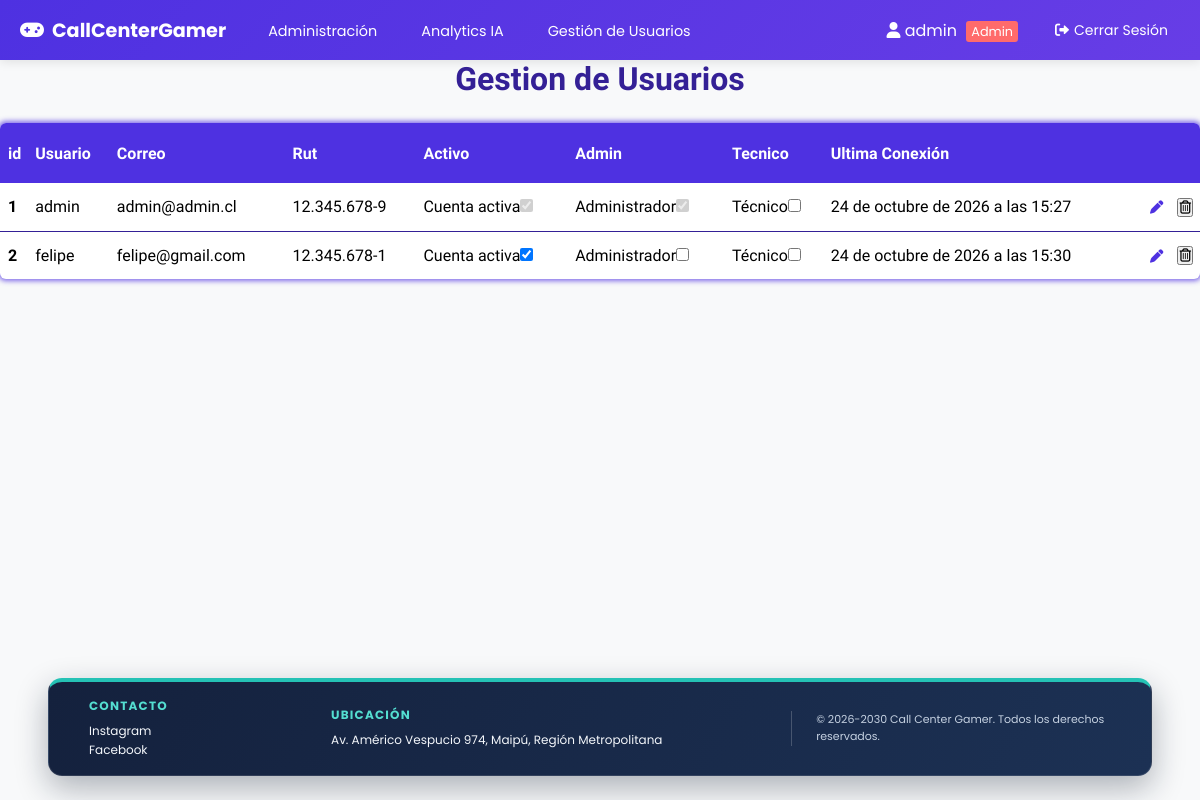
/GestionUsuarios/ (signed in), run on an earlier commit of the app's database.
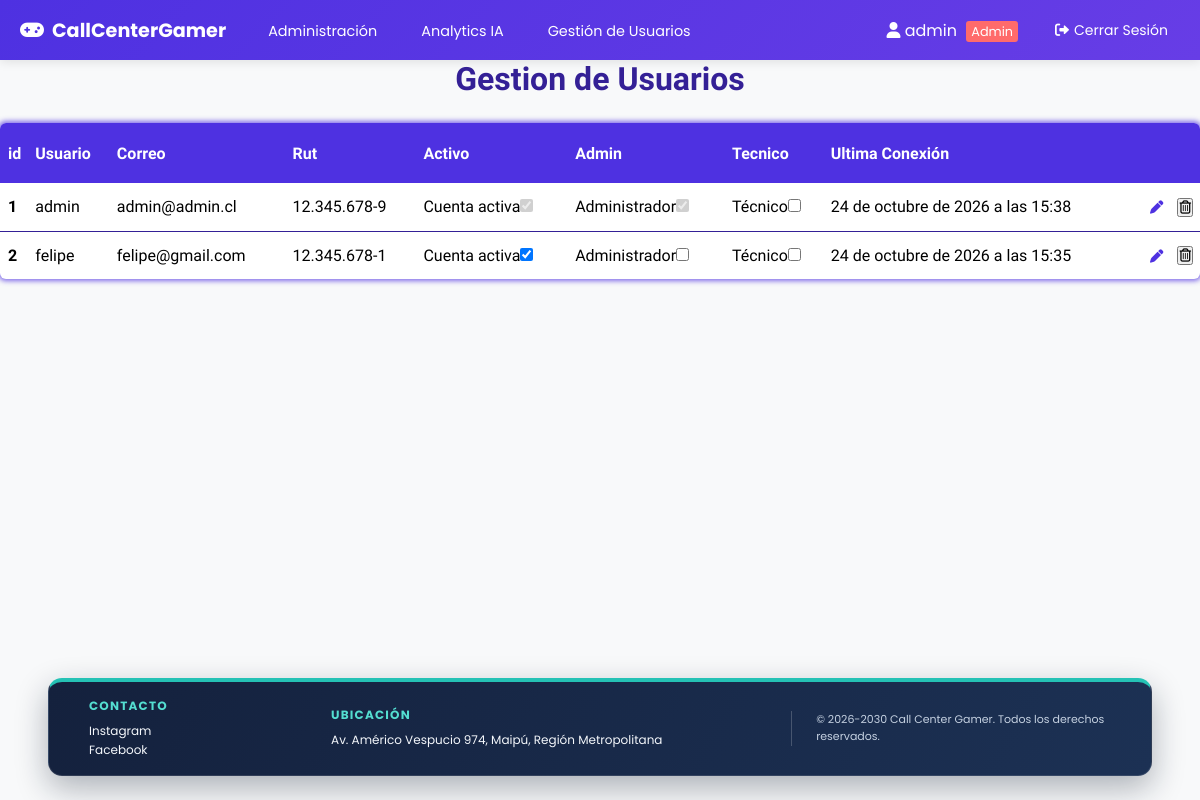
And on a later commit of the database.
### online/models.py (models this page shows, shortened)
class Usuario(AbstractBaseUser):
    nombre = models.CharField(
        verbose_name="Nombre", max_length=30, blank=True, null=True
    )
    apellido = models.CharField(
        verbose_name="Apellido", max_length=30, blank=True, null=True
    )
    rut = models.CharField(
        verbose_name="RUT", max_length=12, unique=True, blank=True, null=True
    )
    correo = models.EmailField(
        verbose_name="Correo electrónico",
        max_length=70,
        unique=True,
    )
    usuario = models.CharField(
        verbose_name="Usuario",
        max_length=50,
        unique=True,
    )
    fecha_nacimiento = models.DateField(
        verbose_name="Fecha de nacimiento", null=True, blank=True
    )
    activo = models.BooleanField(default=True)
    admin = models.BooleanField(default=False)
    tecnico = models.BooleanField(default=False)
    USERNAME_FIELD = "usuario"
    REQUIRED_FIELDS = ["correo"]
    objects = UserManager()
    @property
    def is_active(self):
        return self.activo

### administracion/views.py (the view, shortened to what this page needs)
# urls.py: path("GestionUsuarios/", GestionUsuarios, name="gestion_usuarios"),
@login_required
def GestionUsuarios(request: HttpRequest) -> HttpResponse:
    usuario: object = request.user
    assert isinstance(usuario, Usuario)
    es_admin: int = usuario.admin
    es_tecnico: int = usuario.tecnico
    if not es_admin and not es_tecnico:
        usuario_id: Any | None = usuario.pk
        return redirect(f"/Inicio/{usuario_id}")
    Usuarios: QuerySet[Usuario] = Usuario.objects.all()
    return render(
        request       = request,
        template_name = "GestionUsuarios.html",
        context       = {"Usuarios": Usuarios},
    )

### administracion/templates/GestionUsuarios.html (shortened to what this page needs)
{% extends "componentes/header.html" %}
{% load static %}
{% block links%}
<link rel="stylesheet" href="{% static 'gestion.css' %}">
{% endblock %}
    {% if user.is_authenticated %}
    {% block content %}
        <h1 id="Titulo">Gestion de Usuarios</h1>
        <div class="Container">
            <table class="table">
                <thead>
                  <tr>
                    <th scope="col">id</th>
                    <th scope="col">Usuario</th>
                    <th scope="col">Correo</th>
                    <th scope="col">Rut</th>
                    <th scope="col">Activo</th>
                    <th scope="col">Admin</th>
                    <th scope="col">Tecnico</th>
                    <th scope="col">Ultima Conexión</th>
                    <th scope="col"></th>
                    <th></th>
                  </tr>
                </thead>
                <tbody>
                {% for Usuario in Usuarios %}
                    <tr>
                        <th scope="row">{{ Usuario.id }}</th>
                        <td>
                            {{ Usuario.usuario }}
                        </td>
                        <td>{{ Usuario.correo }}</td>
                        <td>{{ Usuario.rut }}</td>
                        {% if Usuario.admin %}
                            <td><label class="visually-hidden" for="activo-{{ Usuario.id }}">Cuenta activa</label><input id="activo-{{ Usuario.id }}" type="checkbox" name="activo" form="user-change-{{ Usuario.id }}" {% if Usuario.activo %}checked{% endif %} disabled/></td>
                            <td><label class="visually-hidden" for="admin-{{ Usuario.id }}">Administrador</label><input id="admin-{{ Usuario.id }}" type="checkbox" name="admin" form="user-change-{{ Usuario.id }}" {% if Usuario.admin %}checked{% endif %} disabled/></td>
                        {% else %}
                            <td><label class="visually-hidden" for="activo-{{ Usuario.id }}">Cuenta activa</label><input id="activo-{{ Usuario.id }}" type="checkbox" name="activo" form="user-change-{{ Usuario.id }}" {% if Usuario.activo %}checked{% endif %}/></td>
                            <td><label class="visually-hidden" for="admin-{{ Usuario.id }}">Administrador</label><input id="admin-{{ Usuario.id }}" type="checkbox" name="admin" form="user-change-{{ Usuario.id }}" {% if Usuario.admin %}checked{% endif %}/></td>
                        {% endif %}
                        <td><label class="visually-hidden" for="tecnico-{{ Usuario.id }}">Técnico</label><input id="tecnico-{{ Usuario.id }}" type="checkbox" name="tecnico" form="user-change-{{ Usuario.id }}" {% if Usuario.tecnico %}checked{% endif %}/></td>
                        <td>{{ Usuario.last_login }}</td>
                        <td>
                            <button id="btnModif" type="submit" form="user-change-{{ Usuario.id }}"><i class="fa-solid fa-pen"></i></button>
                        </td>
                        <td>
                            <form method="post" action="{% url 'eliminar_usuario' Usuario.id %}" onsubmit="return confirm('¿Estas seguro de borrar este usuario?')">
                                <button type="submit"><i class="fa-regular fa-trash-can"></i></button>
                            </form>
                        </td>
                    </tr>
                {% empty %}
                    <tr><td colspan="10" class="users-empty">No hay usuarios para mostrar.</td></tr>
                {% endfor %}
                </tbody>
              </table>
        </div>
    {% endblock %}
{% endif%}

### online/templates/componentes/header.html (shortened to what this page needs)
{% load static %}
<!DOCTYPE html>
<html lang="es">
<head>
    <link rel="stylesheet" href="https://cdnjs.cloudflare.com/ajax/libs/font-awesome/6.0.0/css/all.min.css">
    <link rel="stylesheet" href="{% static 'estiloHeader.css' %}?v=20261011-footer">
    {% block links %}{% endblock %}
</head>
<body>
    <nav class="MainNav">
        <div id="NavbarIzq">
            <a href="{% if user.is_authenticated %}{% if user.admin or user.tecnico %}/Administracion/{% else %}/Inicio/{{ user.id }}/{% endif %}{% else %}/{% endif %}" id="logo">
                <i class="fas fa-gamepad"></i> CallCenterGamer
            </a>
            <ul>
                {% if user.is_authenticated %}
                    {% if user.admin or user.tecnico %}
                        <li><a href="/Administracion/">Administración</a></li>
                        {% if user.admin %}<li><a href="{% url 'analytics_ia' %}">Analytics IA</a></li>{% endif %}
                        {% if user.admin %}<li><a href="/GestionUsuarios/">Gestión de Usuarios</a></li>{% endif %}
                    {% else %}
                        <li><a href="/Inicio/{{ user.id }}/">Inicio</a></li>
                    {% endif %}
                {% else %}
                    <li><a href="/">Inicio</a></li>
                {% endif %}
            </ul>
        </div>
        <div id="NavbarDer">
            <ul>
                {% if user.is_authenticated %}
                    <li>
                        <span style="color: white; margin-right: 15px;">
                            <i class="fas fa-user"></i> {{ user.usuario }}
                            {% if user.admin %}
                                <span style="background: #ff6b6b; padding: 2px 5px; border-radius: 3px; font-size: 0.8em; margin-left: 5px;">Admin</span>
                            {% elif user.tecnico %}
                                <span style="background: #4ecdc4; padding: 2px 5px; border-radius: 3px; font-size: 0.8em; margin-left: 5px;">Técnico</span>
                            {% endif %}
                        </span>
                    </li>
                    <li>
                        <form method="post" action="{% url 'Logout' %}" class="logout-form">
                            <button type="submit" class="logout-btn">
                                <i class="fas fa-sign-out-alt"></i> Cerrar Sesión
                            </button>
                        </form>
                    </li>
                {% else %}
                    <li><a href="/Login/"><i class="fas fa-sign-in-alt"></i> Ingresar</a></li>
                    <li><a href="/Register/"><i class="fas fa-user-plus"></i> Registrarse</a></li>
                {% endif %}
            </ul>
        </div>
    </nav>
    <main>
        {% block content %}
        {% endblock %}
    </main>
    <footer class="site-footer">
        <div class="footer-content">
            <section class="footer-section">
                <h2>Contacto</h2>
                <p>Instagram</p>
                <p>Facebook</p>
            </section>
            <section class="footer-section">
                <h2>Ubicación</h2>
                <p>Av. Américo Vespucio 974, Maipú, Región Metropolitana</p>
            </section>
            <p class="footer-copyright">© 2026-2030 Call Center Gamer. Todos los derechos reservados.</p>
        </div>
    </footer>
</body>
</html>

What changed in the data, as far as the page shows it:
changed Usuario "admin": last_login "24 de octubre de 2026 a las 15:27" → "24 de octubre de 2026 a las 15:38"
changed Usuario "felipe": last_login "24 de octubre de 2026 a las 15:30" → "24 de octubre de 2026 a las 15:35"
